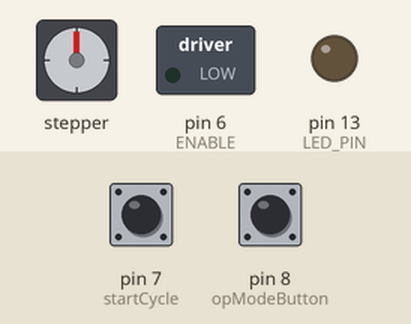
Simulated run of this sketch. Board: Arduino Uno, built with avr-gcc and run on an emulated ATmega328P. Parts: stepper motor, switched loads named in the sketch (green lamp = pin HIGH), output pins drawn as LEDs (lit = HIGH). Inputs (shaded band) come from the test bench; at power-on: pin 7 (startCycle) LOW, pin 8 (opModeButton) HIGH. Stepper angles assume 200 steps per turn.

Above: at 1.2 s.
1.3 s: pin 7 (startCycle) pulled HIGH for 0.15 s
At 2.3 s:
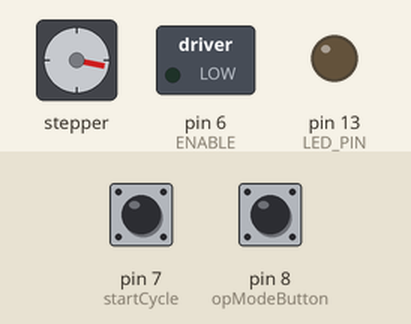
4.3 s: pin 8 (opModeButton) pulled LOW for 1 s
At 4.3 s:
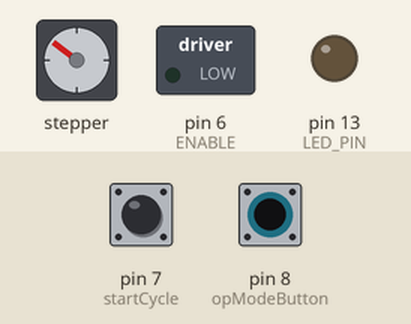
6.8 s: pin 7 (startCycle) pulled HIGH for 1 s
At 7.7 s:
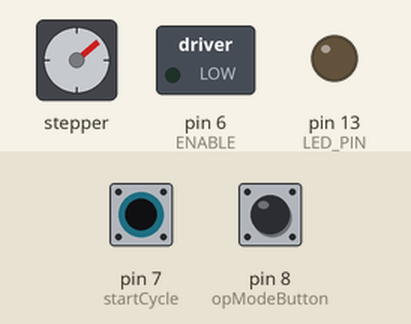
9.8 s: pin 8 (opModeButton) pulled LOW for 3.2 s
At 9.8 s:
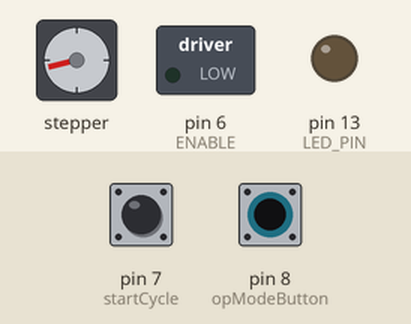
14.5 s: pin 7 (startCycle) pulled HIGH for 0.15 s
At 15.6 s:
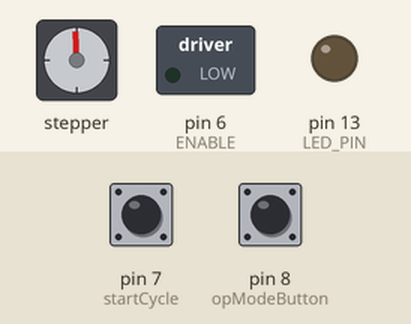
Timing chart, 0 to 44.9 s (numbered marks = the images above; inputs shaded):
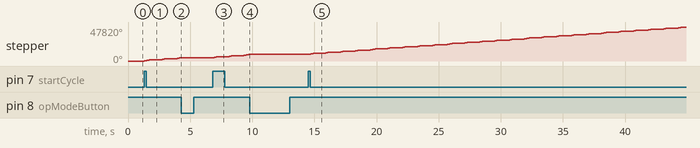

The sketch:

MesaIndexadora_V0.ino
```cpp
//https : //github.com/Stan-Reifel/SpeedyStepper

#include <SpeedyStepper.h>

const int LED_PIN = 13;
const int ENABLE = 6;
const int MOTOR_STEP_PIN = 4;
const int MOTOR_DIRECTION_PIN = 5;

//Chave seletora de modo de operação
int opModeButton = 8;

//Pulsador para iniciar operação
int startCycle = 7;

//True = Modo Atomático, False = Operação Manual
bool opModeStatus = false;

//Variável para guardar status do pulsador, se foi pressionado ou não
bool isCycleRunning = false;

//Cria objeto do SpeedyStepper para o motor
SpeedyStepper stepper;

void setup()
{
    pinMode(LED_PIN, OUTPUT);
    pinMode(ENABLE, OUTPUT);
    digitalWrite(ENABLE, LOW);

    pinMode(opModeButton, INPUT_PULLUP);
    pinMode(startCycle, INPUT_PULLUP);

    digitalWrite(startCycle, LOW);

    Serial.begin(9600);

    stepper.connectToPins(MOTOR_STEP_PIN, MOTOR_DIRECTION_PIN);

    //stepper.setStepsPerRevolution(3428.571429);
    stepper.setStepsPerRevolution(3429.15);

    stepper.setSpeedInRevolutionsPerSecond(1.0);
    stepper.setAccelerationInRevolutionsPerSecondPerSecond(10.0);
}

void loop()
{
    opModeStatus = digitalRead(opModeButton);
    isCycleRunning = digitalRead(startCycle);

    //Modo de operação automática
    if (opModeStatus == true && isCycleRunning == true)
    {
        do
        {
            quarterTurn();
            opModeStatus = digitalRead(opModeButton);

        } while (opModeStatus == true);
        isCycleRunning = false;
    }


    //Modo de operação manual
    if (opModeStatus == false && isCycleRunning == true)
    {
        quarterTurn();
        isCycleRunning = false;
    }

}

void quarterTurn()
{
    stepper.moveRelativeInRevolutions(0.25);
    delay(750);
}
```

Measured:
- after the input at 1.3 s, stepper: turns 1542° clockwise in 0.47 s, then 1543° clockwise in 0.48 s, then 1542° clockwise in 0.48 s
- after the input at 4.3 s, stepper: stays 4627° (without the input it goes to 4635° after 0.72 s)
- after the input at 6.8 s, stepper: turns 1543° clockwise in 0.47 s, then 1543° clockwise in 0.48 s, then 1542° clockwise in 0.47 s
- after the input at 9.8 s, stepper: stays 9255° (without the input it goes to 9277° after 0.73 s)
- after the input at 14.5 s, stepper: turns 1543° clockwise in 0.47 s, repeating every 1.2 s
